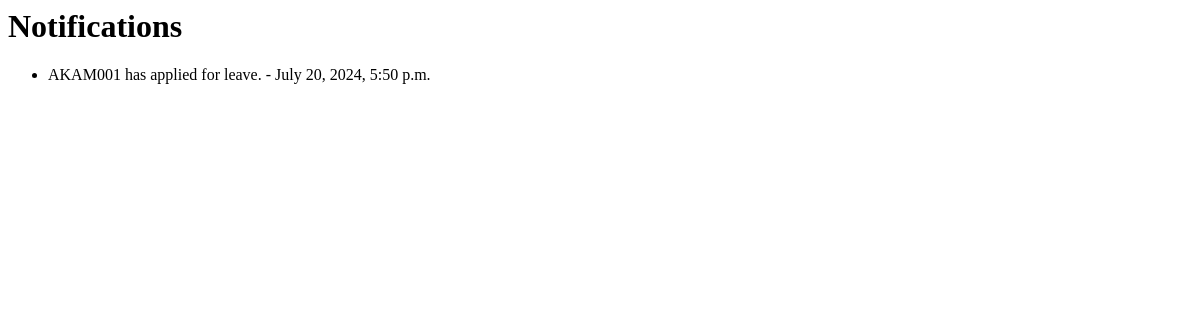
/notification/ (signed in), run on an earlier commit of the app's database.
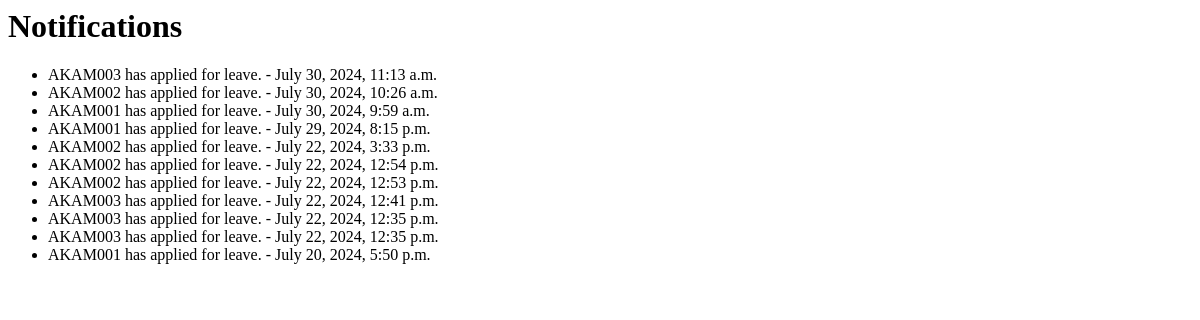
And on a later commit of the database.
### notification/models.py (models this page shows, shortened)
class Notification(models.Model):
    recipient = models.ForeignKey(User, on_delete=models.CASCADE)
    message = models.TextField()
    is_read = models.BooleanField(default=False)
    timestamp = models.DateTimeField(auto_now_add=True)

### notification/views.py (the view)
# urls.py: path('', views.view_notifications, name='view_notifications'),
@login_required
def view_notifications(request):
    user_notifications = Notification.objects.filter(recipient=request.user).order_by('-timestamp')
    return render(request, 'notifications/view_notifications.html', {'user_notifications': user_notifications})

### notification/templates/notifications/view_notifications.html
  <h1>Notifications</h1>
  <ul>
    {% for notification in user_notifications %}
      <li>{{ notification.message }} - {{ notification.timestamp }}</li>
    {% empty %}
      <li>No notifications.</li>
    {% endfor %}
  </ul>

What changed in the data, as far as the page shows it:
added Notification: message "AKAM003 has applied for leave.", timestamp "July 30, 2024, 11:13 a.m."
added Notification: message "AKAM002 has applied for leave.", timestamp "July 30, 2024, 10:26 a.m."
added Notification: message "AKAM001 has applied for leave.", timestamp "July 30, 2024, 9:59 a.m."
added Notification: message "AKAM001 has applied for leave.", timestamp "July 29, 2024, 8:15 p.m."
added Notification: message "AKAM002 has applied for leave.", timestamp "July 22, 2024, 3:33 p.m."
added Notification: message "AKAM002 has applied for leave.", timestamp "July 22, 2024, 12:54 p.m."
added Notification: message "AKAM002 has applied for leave.", timestamp "July 22, 2024, 12:53 p.m."
added Notification: message "AKAM003 has applied for leave.", timestamp "July 22, 2024, 12:41 p.m."
added Notification: message "AKAM003 has applied for leave.", timestamp "July 22, 2024, 12:35 p.m."
added Notification: message "AKAM003 has applied for leave.", timestamp "July 22, 2024, 12:35 p.m."
